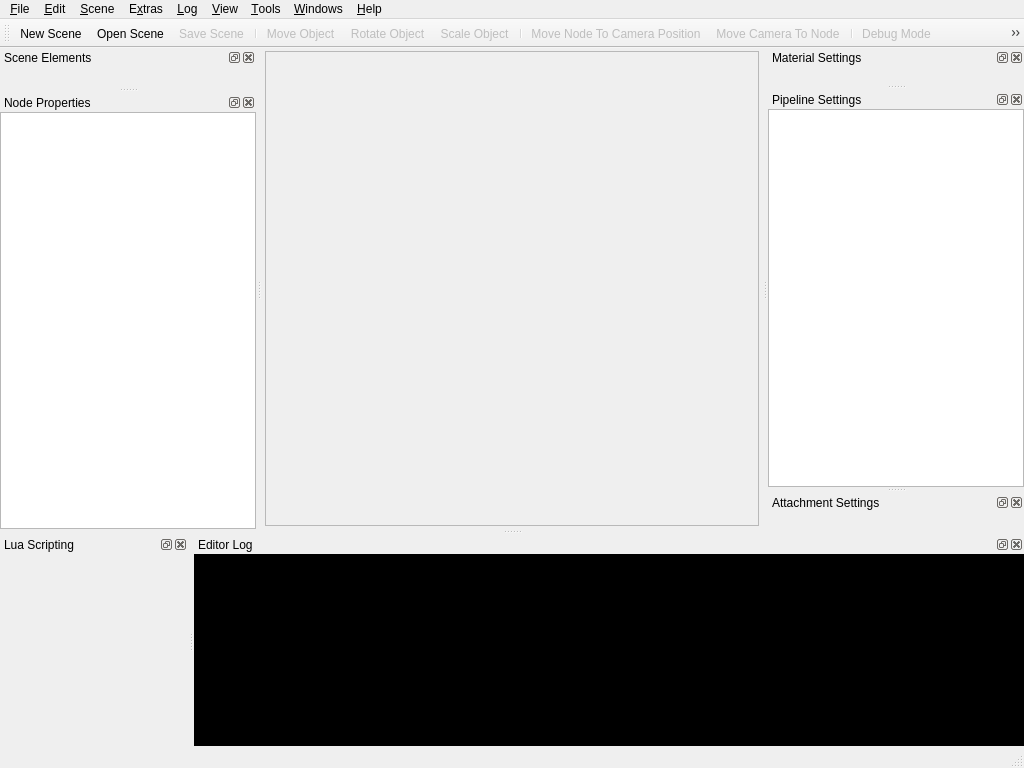
<?xml version="1.0" encoding="UTF-8"?>
<ui version="4.0">
 <class>HordeSceneEditor</class>
 <widget class="QMainWindow" name="HordeSceneEditor">
  <property name="geometry">
   <rect>
    <x>0</x>
    <y>0</y>
    <width>1024</width>
    <height>768</height>
   </rect>
  </property>
  <property name="windowTitle">
   <string>The Horde3D Scene Editor</string>
  </property>
  <property name="windowIcon">
   <iconset resource="resources.qrc">
    <normaloff>:/Icons/Resources/Icon.png</normaloff>:/Icons/Resources/Icon.png</iconset>
  </property>
  <widget class="QWidget" name="m_centralwidget">
   <layout class="QVBoxLayout">
    <property name="margin">
     <number>3</number>
    </property>
    <item>
     <widget class="QFrame" name="m_glFrame">
      <property name="sizePolicy">
       <sizepolicy hsizetype="Expanding" vsizetype="Expanding">
        <horstretch>0</horstretch>
        <verstretch>0</verstretch>
       </sizepolicy>
      </property>
      <property name="frameShape">
       <enum>QFrame::StyledPanel</enum>
      </property>
      <property name="frameShadow">
       <enum>QFrame::Raised</enum>
      </property>
     </widget>
    </item>
   </layout>
  </widget>
  <widget class="QMenuBar" name="m_menuBar">
   <property name="geometry">
    <rect>
     <x>0</x>
     <y>0</y>
     <width>1024</width>
     <height>21</height>
    </rect>
   </property>
   <widget class="QMenu" name="m_menuFile">
    <property name="title">
     <string>&amp;File</string>
    </property>
    <addaction name="m_actionNew"/>
    <addaction name="m_actionOpen"/>
    <addaction name="m_actionSave"/>
    <addaction name="m_actionSaveAs"/>
    <addaction name="m_actionClose"/>
    <addaction name="separator"/>
    <addaction name="m_actionCleanScene"/>
    <addaction name="separator"/>
    <addaction name="m_actionSettings"/>
    <addaction name="separator"/>
    <addaction name="m_actionQuit"/>
   </widget>
   <widget class="QMenu" name="m_menuHelp">
    <property name="title">
     <string>&amp;Help</string>
    </property>
    <addaction name="m_actionAbout"/>
    <addaction name="m_actionOnlineDocumentation"/>
   </widget>
   <widget class="QMenu" name="m_menuScene">
    <property name="title">
     <string>&amp;Scene</string>
    </property>
    <addaction name="separator"/>
    <addaction name="m_actionAddAttachment"/>
   </widget>
   <widget class="QMenu" name="m_menuWindows">
    <property name="title">
     <string>&amp;Windows</string>
    </property>
    <addaction name="m_actionToggleDockwindowVisibility"/>
   </widget>
   <widget class="QMenu" name="m_menuEdit">
    <property name="title">
     <string>&amp;Edit</string>
    </property>
    <addaction name="separator"/>
    <addaction name="m_actionCopy"/>
    <addaction name="m_actionCut"/>
    <addaction name="m_actionPaste"/>
    <addaction name="separator"/>
    <addaction name="m_actionRemove"/>
    <addaction name="separator"/>
    <addaction name="m_actionMoveObject"/>
    <addaction name="m_actionRotateObject"/>
    <addaction name="m_actionScaleObject"/>
    <addaction name="separator"/>
    <addaction name="m_actionCameraTransformation2Node"/>
    <addaction name="m_actionNodeTransformation2Camera"/>
   </widget>
   <widget class="QMenu" name="m_menuLog">
    <property name="title">
     <string>&amp;Log</string>
    </property>
    <addaction name="m_actionFindLog"/>
    <addaction name="m_actionClearLog"/>
    <addaction name="separator"/>
    <addaction name="m_actionLogShowDebug"/>
    <addaction name="m_actionLogShowInfo"/>
    <addaction name="m_actionLogShowWarnings"/>
    <addaction name="m_actionLogShowErrors"/>
   </widget>
   <widget class="QMenu" name="m_menuView">
    <property name="title">
     <string>&amp;View</string>
    </property>
    <addaction name="m_actionFullscreen"/>
    <addaction name="m_actionDebugView"/>
    <addaction name="m_actionRenderBB"/>
    <addaction name="m_actionRenderBaseGrid"/>
    <addaction name="m_actionCollisionCheck"/>
   </widget>
   <widget class="QMenu" name="m_menuTools">
    <property name="title">
     <string>&amp;Tools</string>
    </property>
   </widget>
   <widget class="QMenu" name="m_menuExtras">
    <property name="title">
     <string>E&amp;xtras</string>
    </property>
   </widget>
   <addaction name="m_menuFile"/>
   <addaction name="m_menuEdit"/>
   <addaction name="m_menuScene"/>
   <addaction name="m_menuExtras"/>
   <addaction name="m_menuLog"/>
   <addaction name="m_menuView"/>
   <addaction name="m_menuTools"/>
   <addaction name="m_menuWindows"/>
   <addaction name="m_menuHelp"/>
  </widget>
  <widget class="QStatusBar" name="m_statusBar"/>
  <widget class="QDockWidget" name="m_luaDockWidget">
   <property name="floating">
    <bool>false</bool>
   </property>
   <property name="windowTitle">
    <string>Lua Scripting</string>
   </property>
   <attribute name="dockWidgetArea">
    <number>8</number>
   </attribute>
   <widget class="LuaController" name="m_luaWidget"/>
  </widget>
  <widget class="QDockWidget" name="m_materialWidgetDock">
   <property name="windowTitle">
    <string>Material Settings</string>
   </property>
   <attribute name="dockWidgetArea">
    <number>2</number>
   </attribute>
   <widget class="MaterialWidget" name="m_materialWidget">
    <property name="enabled">
     <bool>false</bool>
    </property>
   </widget>
  </widget>
  <widget class="QDockWidget" name="m_logWidgetDock">
   <property name="sizePolicy">
    <sizepolicy hsizetype="Expanding" vsizetype="Expanding">
     <horstretch>0</horstretch>
     <verstretch>0</verstretch>
    </sizepolicy>
   </property>
   <property name="styleSheet">
    <string notr="true"/>
   </property>
   <property name="windowTitle">
    <string>Editor Log</string>
   </property>
   <attribute name="dockWidgetArea">
    <number>8</number>
   </attribute>
   <widget class="QListWidget" name="m_logWidget">
    <property name="contextMenuPolicy">
     <enum>Qt::ActionsContextMenu</enum>
    </property>
    <property name="styleSheet">
     <string notr="true">QListWidget#m_logWidget { background: black;  color: white }</string>
    </property>
    <property name="selectionMode">
     <enum>QAbstractItemView::ExtendedSelection</enum>
    </property>
    <property name="selectionBehavior">
     <enum>QAbstractItemView::SelectRows</enum>
    </property>
    <property name="wordWrap">
     <bool>true</bool>
    </property>
   </widget>
  </widget>
  <widget class="QDockWidget" name="m_sceneElementDock">
   <property name="sizePolicy">
    <sizepolicy hsizetype="Preferred" vsizetype="Expanding">
     <horstretch>0</horstretch>
     <verstretch>0</verstretch>
    </sizepolicy>
   </property>
   <property name="windowTitle">
    <string>Scene Elements</string>
   </property>
   <attribute name="dockWidgetArea">
    <number>1</number>
   </attribute>
   <widget class="SceneTreeWidget" name="m_sceneTreeWidget">
    <property name="sizePolicy">
     <sizepolicy hsizetype="Expanding" vsizetype="Expanding">
      <horstretch>0</horstretch>
      <verstretch>0</verstretch>
     </sizepolicy>
    </property>
   </widget>
  </widget>
  <widget class="QDockWidget" name="m_nodeWidgetDock">
   <property name="sizePolicy">
    <sizepolicy hsizetype="Preferred" vsizetype="Expanding">
     <horstretch>0</horstretch>
     <verstretch>0</verstretch>
    </sizepolicy>
   </property>
   <property name="windowTitle">
    <string>Node Properties</string>
   </property>
   <attribute name="dockWidgetArea">
    <number>1</number>
   </attribute>
   <widget class="NodeWidget" name="m_nodeWidget">
    <property name="alternatingRowColors">
     <bool>true</bool>
    </property>
    <property name="rootIsDecorated">
     <bool>false</bool>
    </property>
    <property name="animated">
     <bool>true</bool>
    </property>
   </widget>
  </widget>
  <widget class="QDockWidget" name="m_pipelineDock">
   <property name="windowTitle">
    <string>Pipeline Settings</string>
   </property>
   <attribute name="dockWidgetArea">
    <number>2</number>
   </attribute>
   <widget class="PipelineTreeView" name="m_pipelineWidget"/>
  </widget>
  <widget class="QDockWidget" name="m_attachmentDock">
   <property name="windowTitle">
    <string>Attachment Settings</string>
   </property>
   <attribute name="dockWidgetArea">
    <number>2</number>
   </attribute>
  </widget>
  <widget class="QToolBar" name="m_toolBar">
   <property name="windowTitle">
    <string>Toolbar</string>
   </property>
   <property name="iconSize">
    <size>
     <width>18</width>
     <height>18</height>
    </size>
   </property>
   <attribute name="toolBarArea">
    <enum>TopToolBarArea</enum>
   </attribute>
   <attribute name="toolBarBreak">
    <bool>false</bool>
   </attribute>
   <addaction name="m_actionNew"/>
   <addaction name="m_actionOpen"/>
   <addaction name="m_actionSave"/>
   <addaction name="separator"/>
   <addaction name="m_actionMoveObject"/>
   <addaction name="m_actionRotateObject"/>
   <addaction name="m_actionScaleObject"/>
   <addaction name="separator"/>
   <addaction name="m_actionCameraTransformation2Node"/>
   <addaction name="m_actionNodeTransformation2Camera"/>
   <addaction name="separator"/>
   <addaction name="m_actionDebugView"/>
   <addaction name="m_actionFullscreen"/>
   <addaction name="separator"/>
  </widget>
  <action name="m_actionQuit">
   <property name="text">
    <string>&amp;Quit</string>
   </property>
   <property name="statusTip">
    <string>Quits the Horde Editor</string>
   </property>
   <property name="shortcut">
    <string>Ctrl+Q</string>
   </property>
  </action>
  <action name="m_actionNew">
   <property name="icon">
    <iconset resource="resources.qrc">
     <normaloff>:/Icons/Resources/New.png</normaloff>:/Icons/Resources/New.png</iconset>
   </property>
   <property name="text">
    <string>&amp;New Scene</string>
   </property>
   <property name="statusTip">
    <string>Creates a new scene and scene graph file</string>
   </property>
   <property name="shortcut">
    <string>Ctrl+N</string>
   </property>
  </action>
  <action name="m_actionSave">
   <property name="enabled">
    <bool>false</bool>
   </property>
   <property name="icon">
    <iconset resource="resources.qrc">
     <normaloff>:/Icons/Resources/Save.png</normaloff>:/Icons/Resources/Save.png</iconset>
   </property>
   <property name="text">
    <string>&amp;Save Scene</string>
   </property>
   <property name="statusTip">
    <string>Saves the current scene and all changes made in open scene graph files</string>
   </property>
   <property name="shortcut">
    <string>Ctrl+S</string>
   </property>
  </action>
  <action name="m_actionSaveAs">
   <property name="enabled">
    <bool>false</bool>
   </property>
   <property name="text">
    <string>Save Scene as..</string>
   </property>
  </action>
  <action name="m_actionClose">
   <property name="enabled">
    <bool>false</bool>
   </property>
   <property name="text">
    <string>&amp;Close Scene</string>
   </property>
   <property name="statusTip">
    <string>Closes the current scene</string>
   </property>
   <property name="shortcut">
    <string>Ctrl+W, Ctrl+F4</string>
   </property>
  </action>
  <action name="m_actionOpen">
   <property name="icon">
    <iconset resource="resources.qrc">
     <normaloff>:/Icons/Resources/Open.png</normaloff>:/Icons/Resources/Open.png</iconset>
   </property>
   <property name="text">
    <string>&amp;Open Scene</string>
   </property>
   <property name="statusTip">
    <string>Opens a scene file</string>
   </property>
   <property name="shortcut">
    <string>Ctrl+O</string>
   </property>
  </action>
  <action name="m_actionAbout">
   <property name="text">
    <string>&amp;About</string>
   </property>
   <property name="statusTip">
    <string>Shows information about the application</string>
   </property>
  </action>
  <action name="m_actionFullscreen">
   <property name="checkable">
    <bool>true</bool>
   </property>
   <property name="enabled">
    <bool>false</bool>
   </property>
   <property name="icon">
    <iconset resource="resources.qrc">
     <normaloff>:/Icons/Resources/Fullscreen.png</normaloff>:/Icons/Resources/Fullscreen.png</iconset>
   </property>
   <property name="text">
    <string>&amp;Fullscreen Mode</string>
   </property>
   <property name="statusTip">
    <string>Switches the rendering to fullscreen (press escape to switch back to normal view)</string>
   </property>
   <property name="shortcut">
    <string>F5</string>
   </property>
  </action>
  <action name="m_actionToggleDockwindowVisibility">
   <property name="checkable">
    <bool>true</bool>
   </property>
   <property name="text">
    <string>Toggle Dockwindow Visibility </string>
   </property>
   <property name="statusTip">
    <string>If checked, the dock widgets will be set visible depending on the currently selected node</string>
   </property>
  </action>
  <action name="m_actionSettings">
   <property name="text">
    <string>Settings</string>
   </property>
   <property name="statusTip">
    <string>Configures application specific settings like the model repository or the used shader editor</string>
   </property>
  </action>
  <action name="m_actionPaths">
   <property name="enabled">
    <bool>false</bool>
   </property>
   <property name="text">
    <string>Resource &amp;Paths</string>
   </property>
   <property name="statusTip">
    <string>Let you change the pipeline configuration of the current scene</string>
   </property>
   <property name="shortcut">
    <string>P</string>
   </property>
  </action>
  <action name="m_actionCopy">
   <property name="enabled">
    <bool>false</bool>
   </property>
   <property name="text">
    <string>&amp;Copy Node</string>
   </property>
   <property name="statusTip">
    <string>Copies the currently selected node to the clipboard</string>
   </property>
   <property name="shortcut">
    <string>Ctrl+C</string>
   </property>
  </action>
  <action name="m_actionPaste">
   <property name="enabled">
    <bool>false</bool>
   </property>
   <property name="text">
    <string>&amp;Paste Node</string>
   </property>
   <property name="statusTip">
    <string>Pastes the node in the clipboard as a child of the currently selected one</string>
   </property>
   <property name="shortcut">
    <string>Ctrl+V</string>
   </property>
  </action>
  <action name="m_actionCut">
   <property name="enabled">
    <bool>false</bool>
   </property>
   <property name="text">
    <string>&amp;Cut Node</string>
   </property>
   <property name="statusTip">
    <string>Cuts the currently selected node to the clipboard</string>
   </property>
   <property name="shortcut">
    <string>Ctrl+X</string>
   </property>
  </action>
  <action name="m_actionRemove">
   <property name="enabled">
    <bool>false</bool>
   </property>
   <property name="text">
    <string>&amp;Remove Node</string>
   </property>
   <property name="statusTip">
    <string>Removes the currently selected node</string>
   </property>
   <property name="shortcut">
    <string>Del</string>
   </property>
  </action>
  <action name="m_actionMoveObject">
   <property name="checkable">
    <bool>true</bool>
   </property>
   <property name="enabled">
    <bool>false</bool>
   </property>
   <property name="icon">
    <iconset resource="resources.qrc">
     <normaloff>:/Icons/Resources/Move.png</normaloff>:/Icons/Resources/Move.png</iconset>
   </property>
   <property name="text">
    <string>Move Object</string>
   </property>
   <property name="toolTip">
    <string>Move Object</string>
   </property>
   <property name="statusTip">
    <string>Move Object  -  Shortcut:  t</string>
   </property>
   <property name="shortcut">
    <string>T</string>
   </property>
   <property name="shortcutContext">
    <enum>Qt::WindowShortcut</enum>
   </property>
  </action>
  <action name="m_actionRotateObject">
   <property name="checkable">
    <bool>true</bool>
   </property>
   <property name="enabled">
    <bool>false</bool>
   </property>
   <property name="icon">
    <iconset resource="resources.qrc">
     <normaloff>:/Icons/Resources/Rotate.png</normaloff>:/Icons/Resources/Rotate.png</iconset>
   </property>
   <property name="text">
    <string>Rotate Object</string>
   </property>
   <property name="toolTip">
    <string>Rotate Object</string>
   </property>
   <property name="statusTip">
    <string>Rotate Object  -  Shortcut: r</string>
   </property>
   <property name="shortcut">
    <string>R</string>
   </property>
   <property name="shortcutContext">
    <enum>Qt::WindowShortcut</enum>
   </property>
  </action>
  <action name="m_actionDummyMode">
   <property name="checkable">
    <bool>true</bool>
   </property>
   <property name="checked">
    <bool>true</bool>
   </property>
   <property name="text">
    <string>Dummy</string>
   </property>
  </action>
  <action name="m_actionDebugView">
   <property name="checkable">
    <bool>true</bool>
   </property>
   <property name="enabled">
    <bool>false</bool>
   </property>
   <property name="icon">
    <iconset resource="resources.qrc">
     <normaloff>:/Icons/Resources/Wireframe.png</normaloff>:/Icons/Resources/Wireframe.png</iconset>
   </property>
   <property name="text">
    <string>&amp;Debug Mode</string>
   </property>
   <property name="statusTip">
    <string>Toggles between debug mode and normal rendering. </string>
   </property>
   <property name="shortcut">
    <string>F7</string>
   </property>
  </action>
  <action name="m_actionCameraTransformation2Node">
   <property name="enabled">
    <bool>false</bool>
   </property>
   <property name="icon">
    <iconset resource="resources.qrc">
     <normaloff>:/Icons/Resources/Node2Cam.png</normaloff>:/Icons/Resources/Node2Cam.png</iconset>
   </property>
   <property name="text">
    <string>Move Node To Camera Position</string>
   </property>
   <property name="toolTip">
    <string>Move selected node to camera position</string>
   </property>
   <property name="statusTip">
    <string>Sets the transformation of the currently selected node to the camera's transformation</string>
   </property>
   <property name="shortcut">
    <string>Ctrl+Alt+C</string>
   </property>
  </action>
  <action name="m_actionFindLog">
   <property name="text">
    <string>&amp;Find</string>
   </property>
   <property name="statusTip">
    <string>Let you search in the log for a specific word</string>
   </property>
   <property name="shortcut">
    <string>Ctrl+F</string>
   </property>
  </action>
  <action name="m_actionClearLog">
   <property name="text">
    <string>&amp;Clear</string>
   </property>
   <property name="statusTip">
    <string>Clears the current log view</string>
   </property>
  </action>
  <action name="m_actionCollisionCheck">
   <property name="checkable">
    <bool>true</bool>
   </property>
   <property name="enabled">
    <bool>false</bool>
   </property>
   <property name="text">
    <string>Camera Collision Check</string>
   </property>
   <property name="statusTip">
    <string>Enables a simple ray collision check, to avoid camera movements through objects</string>
   </property>
   <property name="shortcut">
    <string>C</string>
   </property>
  </action>
  <action name="m_actionRenderBB">
   <property name="checkable">
    <bool>true</bool>
   </property>
   <property name="enabled">
    <bool>false</bool>
   </property>
   <property name="text">
    <string>Bounding Box for Selection</string>
   </property>
   <property name="statusTip">
    <string>If enabled, the currently selected node's AABB bounding box will be rendered</string>
   </property>
   <property name="shortcut">
    <string>B</string>
   </property>
  </action>
  <action name="m_actionRenderBaseGrid">
   <property name="checkable">
    <bool>true</bool>
   </property>
   <property name="enabled">
    <bool>false</bool>
   </property>
   <property name="text">
    <string>Base &amp;Grid</string>
   </property>
   <property name="statusTip">
    <string>Shows a grid in the X-Z plane</string>
   </property>
   <property name="shortcut">
    <string>G</string>
   </property>
  </action>
  <action name="m_actionScaleObject">
   <property name="checkable">
    <bool>true</bool>
   </property>
   <property name="enabled">
    <bool>false</bool>
   </property>
   <property name="icon">
    <iconset resource="resources.qrc">
     <normaloff>:/Icons/Resources/scale.png</normaloff>:/Icons/Resources/scale.png</iconset>
   </property>
   <property name="text">
    <string>Scale Object</string>
   </property>
   <property name="statusTip">
    <string>Scale Object - Shortcut: e</string>
   </property>
   <property name="shortcut">
    <string>E</string>
   </property>
   <property name="shortcutContext">
    <enum>Qt::WindowShortcut</enum>
   </property>
  </action>
  <action name="m_actionOnlineDocumentation">
   <property name="text">
    <string>&amp;Online Documentation</string>
   </property>
   <property name="statusTip">
    <string>Opens the PDF Document from the Editor's website</string>
   </property>
  </action>
  <action name="m_actionNodeTransformation2Camera">
   <property name="enabled">
    <bool>false</bool>
   </property>
   <property name="icon">
    <iconset resource="resources.qrc">
     <normaloff>:/Icons/Resources/Cam2Node.png</normaloff>:/Icons/Resources/Cam2Node.png</iconset>
   </property>
   <property name="text">
    <string>Move Camera To Node</string>
   </property>
   <property name="toolTip">
    <string>Move camera to the transformation of the selected node</string>
   </property>
   <property name="statusTip">
    <string>Moves the camera to the transformation of the currently selected node</string>
   </property>
   <property name="shortcut">
    <string>Ctrl+Alt+N</string>
   </property>
  </action>
  <action name="m_actionLogShowInfo">
   <property name="checkable">
    <bool>true</bool>
   </property>
   <property name="text">
    <string>&amp;Show Infos</string>
   </property>
   <property name="statusTip">
    <string>If enabled, all information messages will be visible in the log view</string>
   </property>
  </action>
  <action name="m_actionLogShowWarnings">
   <property name="checkable">
    <bool>true</bool>
   </property>
   <property name="text">
    <string>Show Warnings</string>
   </property>
   <property name="statusTip">
    <string>If enabled all warnings will be visible in the log view</string>
   </property>
  </action>
  <action name="m_actionLogShowErrors">
   <property name="checkable">
    <bool>true</bool>
   </property>
   <property name="text">
    <string>Show Errors</string>
   </property>
   <property name="statusTip">
    <string>If enabled all errors will be visible in the log view</string>
   </property>
  </action>
  <action name="m_actionLogShowDebug">
   <property name="checkable">
    <bool>true</bool>
   </property>
   <property name="text">
    <string>Show Debug Infos</string>
   </property>
  </action>
  <action name="m_actionCleanScene">
   <property name="text">
    <string>C&amp;lean...</string>
   </property>
  </action>
  <action name="m_actionAddAttachment">
   <property name="enabled">
    <bool>false</bool>
   </property>
   <property name="text">
    <string>&amp;Add Attachment</string>
   </property>
  </action>
 </widget>
 <customwidgets>
  <customwidget>
   <class>SceneTreeWidget</class>
   <extends>QWidget</extends>
   <header>SceneTreeWidget.h</header>
  </customwidget>
  <customwidget>
   <class>PipelineTreeView</class>
   <extends>QTreeView</extends>
   <header>PipelineTreeView.h</header>
  </customwidget>
  <customwidget>
   <class>NodeWidget</class>
   <extends>QTreeView</extends>
   <header>NodeWidget.h</header>
  </customwidget>
  <customwidget>
   <class>MaterialWidget</class>
   <extends>QWidget</extends>
   <header>MaterialWidget.h</header>
  </customwidget>
  <customwidget>
   <class>LuaController</class>
   <extends>QWidget</extends>
   <header>LuaController.h</header>
  </customwidget>
 </customwidgets>
 <resources>
  <include location="resources.qrc"/>
 </resources>
 <connections>
  <connection>
   <sender>m_actionQuit</sender>
   <signal>triggered()</signal>
   <receiver>HordeSceneEditor</receiver>
   <slot>close()</slot>
   <hints>
    <hint type="sourcelabel">
     <x>-1</x>
     <y>-1</y>
    </hint>
    <hint type="destinationlabel">
     <x>399</x>
     <y>299</y>
    </hint>
   </hints>
  </connection>
 </connections>
</ui>
